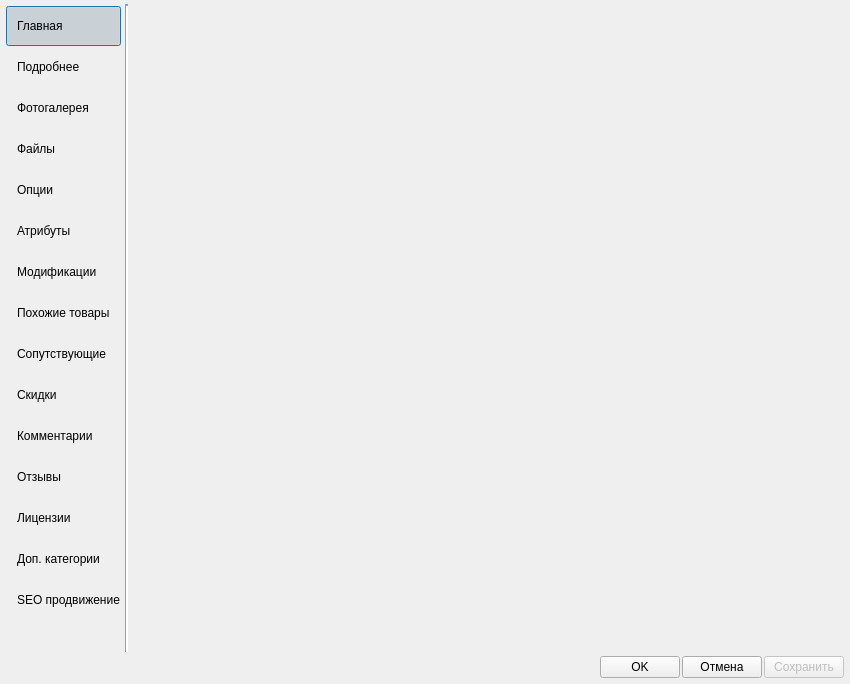
<?xml version="1.0" encoding="UTF-8"?>
<ui version="4.0">
 <class>FormProductCard</class>
 <widget class="QDialog" name="FormProductCard">
  <property name="geometry">
   <rect>
    <x>0</x>
    <y>0</y>
    <width>850</width>
    <height>684</height>
   </rect>
  </property>
  <property name="windowTitle">
   <string>Карточка товара</string>
  </property>
  <layout class="QVBoxLayout" name="verticalLayout">
   <property name="spacing">
    <number>2</number>
   </property>
   <property name="leftMargin">
    <number>4</number>
   </property>
   <property name="topMargin">
    <number>4</number>
   </property>
   <property name="rightMargin">
    <number>4</number>
   </property>
   <property name="bottomMargin">
    <number>4</number>
   </property>
   <item>
    <layout class="QHBoxLayout" name="horizontalLayout_2">
     <property name="spacing">
      <number>2</number>
     </property>
     <item>
      <widget class="QFrame" name="frame">
       <property name="maximumSize">
        <size>
         <width>160</width>
         <height>16777215</height>
        </size>
       </property>
       <property name="autoFillBackground">
        <bool>false</bool>
       </property>
       <property name="frameShape">
        <enum>QFrame::NoFrame</enum>
       </property>
       <property name="frameShadow">
        <enum>QFrame::Sunken</enum>
       </property>
       <layout class="QVBoxLayout" name="verticalLayout_3">
        <property name="spacing">
         <number>1</number>
        </property>
        <property name="leftMargin">
         <number>2</number>
        </property>
        <property name="topMargin">
         <number>2</number>
        </property>
        <property name="rightMargin">
         <number>2</number>
        </property>
        <property name="bottomMargin">
         <number>2</number>
        </property>
        <item>
         <widget class="QPushButton" name="pushButtonMainInfo">
          <property name="minimumSize">
           <size>
            <width>0</width>
            <height>40</height>
           </size>
          </property>
          <property name="baseSize">
           <size>
            <width>0</width>
            <height>0</height>
           </size>
          </property>
          <property name="toolTipDuration">
           <number>-1</number>
          </property>
          <property name="styleSheet">
           <string notr="true">text-align: left;
padding-left: 10px;</string>
          </property>
          <property name="text">
           <string>Главная</string>
          </property>
          <property name="checkable">
           <bool>true</bool>
          </property>
          <property name="checked">
           <bool>true</bool>
          </property>
          <property name="autoRepeatInterval">
           <number>0</number>
          </property>
          <property name="flat">
           <bool>true</bool>
          </property>
          <attribute name="buttonGroup">
           <string notr="true">buttonGroup</string>
          </attribute>
         </widget>
        </item>
        <item>
         <widget class="QPushButton" name="pushButtonMore">
          <property name="minimumSize">
           <size>
            <width>0</width>
            <height>40</height>
           </size>
          </property>
          <property name="baseSize">
           <size>
            <width>0</width>
            <height>0</height>
           </size>
          </property>
          <property name="toolTipDuration">
           <number>-1</number>
          </property>
          <property name="styleSheet">
           <string notr="true">text-align: left;
padding-left: 10px;</string>
          </property>
          <property name="text">
           <string>Подробнее</string>
          </property>
          <property name="checkable">
           <bool>true</bool>
          </property>
          <property name="checked">
           <bool>false</bool>
          </property>
          <property name="autoRepeatInterval">
           <number>1</number>
          </property>
          <property name="flat">
           <bool>true</bool>
          </property>
          <attribute name="buttonGroup">
           <string notr="true">buttonGroup</string>
          </attribute>
         </widget>
        </item>
        <item>
         <widget class="QPushButton" name="pushButtonPictures">
          <property name="minimumSize">
           <size>
            <width>0</width>
            <height>40</height>
           </size>
          </property>
          <property name="baseSize">
           <size>
            <width>0</width>
            <height>0</height>
           </size>
          </property>
          <property name="toolTipDuration">
           <number>-1</number>
          </property>
          <property name="styleSheet">
           <string notr="true">text-align: left;
padding-left: 10px;</string>
          </property>
          <property name="text">
           <string>Фотогалерея</string>
          </property>
          <property name="checkable">
           <bool>true</bool>
          </property>
          <property name="autoRepeatInterval">
           <number>2</number>
          </property>
          <property name="flat">
           <bool>true</bool>
          </property>
          <attribute name="buttonGroup">
           <string notr="true">buttonGroup</string>
          </attribute>
         </widget>
        </item>
        <item>
         <widget class="QPushButton" name="pushButtonFiles">
          <property name="minimumSize">
           <size>
            <width>0</width>
            <height>40</height>
           </size>
          </property>
          <property name="baseSize">
           <size>
            <width>0</width>
            <height>0</height>
           </size>
          </property>
          <property name="toolTipDuration">
           <number>3</number>
          </property>
          <property name="styleSheet">
           <string notr="true">text-align: left;
padding-left: 10px;</string>
          </property>
          <property name="text">
           <string>Файлы</string>
          </property>
          <property name="checkable">
           <bool>true</bool>
          </property>
          <property name="autoRepeatInterval">
           <number>3</number>
          </property>
          <property name="flat">
           <bool>true</bool>
          </property>
          <attribute name="buttonGroup">
           <string notr="true">buttonGroup</string>
          </attribute>
         </widget>
        </item>
        <item>
         <widget class="QPushButton" name="pushButtonOptions">
          <property name="minimumSize">
           <size>
            <width>0</width>
            <height>40</height>
           </size>
          </property>
          <property name="baseSize">
           <size>
            <width>0</width>
            <height>0</height>
           </size>
          </property>
          <property name="toolTipDuration">
           <number>3</number>
          </property>
          <property name="styleSheet">
           <string notr="true">text-align: left;
padding-left: 10px;</string>
          </property>
          <property name="text">
           <string>Опции</string>
          </property>
          <property name="checkable">
           <bool>true</bool>
          </property>
          <property name="autoRepeatInterval">
           <number>3</number>
          </property>
          <property name="flat">
           <bool>true</bool>
          </property>
          <attribute name="buttonGroup">
           <string notr="true">buttonGroup</string>
          </attribute>
         </widget>
        </item>
        <item>
         <widget class="QPushButton" name="pushButtonSpecifications">
          <property name="minimumSize">
           <size>
            <width>0</width>
            <height>40</height>
           </size>
          </property>
          <property name="baseSize">
           <size>
            <width>0</width>
            <height>0</height>
           </size>
          </property>
          <property name="toolTipDuration">
           <number>3</number>
          </property>
          <property name="styleSheet">
           <string notr="true">text-align: left;
padding-left: 10px;</string>
          </property>
          <property name="text">
           <string>Атрибуты</string>
          </property>
          <property name="checkable">
           <bool>true</bool>
          </property>
          <property name="autoRepeatInterval">
           <number>3</number>
          </property>
          <property name="flat">
           <bool>true</bool>
          </property>
          <attribute name="buttonGroup">
           <string notr="true">buttonGroup</string>
          </attribute>
         </widget>
        </item>
        <item>
         <widget class="QPushButton" name="pushButtonModifications">
          <property name="minimumSize">
           <size>
            <width>0</width>
            <height>40</height>
           </size>
          </property>
          <property name="baseSize">
           <size>
            <width>0</width>
            <height>0</height>
           </size>
          </property>
          <property name="toolTipDuration">
           <number>3</number>
          </property>
          <property name="styleSheet">
           <string notr="true">text-align: left;
padding-left: 10px;</string>
          </property>
          <property name="text">
           <string>Модификации</string>
          </property>
          <property name="checkable">
           <bool>true</bool>
          </property>
          <property name="autoRepeatInterval">
           <number>3</number>
          </property>
          <property name="flat">
           <bool>true</bool>
          </property>
          <attribute name="buttonGroup">
           <string notr="true">buttonGroup</string>
          </attribute>
         </widget>
        </item>
        <item>
         <widget class="QPushButton" name="pushButtonSameGoods">
          <property name="minimumSize">
           <size>
            <width>0</width>
            <height>40</height>
           </size>
          </property>
          <property name="baseSize">
           <size>
            <width>0</width>
            <height>0</height>
           </size>
          </property>
          <property name="styleSheet">
           <string notr="true">text-align: left;
padding-left: 10px;</string>
          </property>
          <property name="text">
           <string>Похожие товары</string>
          </property>
          <property name="checkable">
           <bool>true</bool>
          </property>
          <property name="autoRepeatInterval">
           <number>4</number>
          </property>
          <property name="flat">
           <bool>true</bool>
          </property>
          <attribute name="buttonGroup">
           <string notr="true">buttonGroup</string>
          </attribute>
         </widget>
        </item>
        <item>
         <widget class="QPushButton" name="pushButtonAccompGoods">
          <property name="minimumSize">
           <size>
            <width>0</width>
            <height>40</height>
           </size>
          </property>
          <property name="baseSize">
           <size>
            <width>0</width>
            <height>0</height>
           </size>
          </property>
          <property name="styleSheet">
           <string notr="true">text-align: left;
padding-left: 10px;</string>
          </property>
          <property name="text">
           <string>Сопутствующие</string>
          </property>
          <property name="checkable">
           <bool>true</bool>
          </property>
          <property name="autoRepeatInterval">
           <number>5</number>
          </property>
          <property name="flat">
           <bool>true</bool>
          </property>
          <attribute name="buttonGroup">
           <string notr="true">buttonGroup</string>
          </attribute>
         </widget>
        </item>
        <item>
         <widget class="QPushButton" name="pushButtonDiscounts">
          <property name="minimumSize">
           <size>
            <width>0</width>
            <height>40</height>
           </size>
          </property>
          <property name="baseSize">
           <size>
            <width>0</width>
            <height>0</height>
           </size>
          </property>
          <property name="styleSheet">
           <string notr="true">text-align: left;
padding-left: 10px;</string>
          </property>
          <property name="text">
           <string>Скидки</string>
          </property>
          <property name="checkable">
           <bool>true</bool>
          </property>
          <property name="autoRepeatInterval">
           <number>6</number>
          </property>
          <property name="flat">
           <bool>true</bool>
          </property>
          <attribute name="buttonGroup">
           <string notr="true">buttonGroup</string>
          </attribute>
         </widget>
        </item>
        <item>
         <widget class="QPushButton" name="pushButtonComment">
          <property name="minimumSize">
           <size>
            <width>0</width>
            <height>40</height>
           </size>
          </property>
          <property name="baseSize">
           <size>
            <width>0</width>
            <height>0</height>
           </size>
          </property>
          <property name="styleSheet">
           <string notr="true">text-align: left;
padding-left: 10px;</string>
          </property>
          <property name="text">
           <string>Комментарии</string>
          </property>
          <property name="checkable">
           <bool>true</bool>
          </property>
          <property name="autoRepeatInterval">
           <number>7</number>
          </property>
          <property name="flat">
           <bool>true</bool>
          </property>
          <attribute name="buttonGroup">
           <string notr="true">buttonGroup</string>
          </attribute>
         </widget>
        </item>
        <item>
         <widget class="QPushButton" name="pushButtonFeedback">
          <property name="minimumSize">
           <size>
            <width>0</width>
            <height>40</height>
           </size>
          </property>
          <property name="baseSize">
           <size>
            <width>0</width>
            <height>0</height>
           </size>
          </property>
          <property name="styleSheet">
           <string notr="true">text-align: left;
padding-left: 10px;</string>
          </property>
          <property name="text">
           <string>Отзывы</string>
          </property>
          <property name="checkable">
           <bool>true</bool>
          </property>
          <property name="autoRepeatInterval">
           <number>7</number>
          </property>
          <property name="flat">
           <bool>true</bool>
          </property>
          <attribute name="buttonGroup">
           <string notr="true">buttonGroup</string>
          </attribute>
         </widget>
        </item>
        <item>
         <widget class="QPushButton" name="pushButtonLicenses">
          <property name="minimumSize">
           <size>
            <width>0</width>
            <height>40</height>
           </size>
          </property>
          <property name="baseSize">
           <size>
            <width>0</width>
            <height>0</height>
           </size>
          </property>
          <property name="styleSheet">
           <string notr="true">text-align: left;
padding-left: 10px;</string>
          </property>
          <property name="text">
           <string>Лицензии</string>
          </property>
          <property name="checkable">
           <bool>true</bool>
          </property>
          <property name="autoRepeatInterval">
           <number>8</number>
          </property>
          <property name="flat">
           <bool>true</bool>
          </property>
          <attribute name="buttonGroup">
           <string notr="true">buttonGroup</string>
          </attribute>
         </widget>
        </item>
        <item>
         <widget class="QPushButton" name="pushButtonCrossGroups">
          <property name="minimumSize">
           <size>
            <width>0</width>
            <height>40</height>
           </size>
          </property>
          <property name="baseSize">
           <size>
            <width>0</width>
            <height>0</height>
           </size>
          </property>
          <property name="styleSheet">
           <string notr="true">text-align: left;
padding-left: 10px;</string>
          </property>
          <property name="text">
           <string>Доп. категории</string>
          </property>
          <property name="checkable">
           <bool>true</bool>
          </property>
          <property name="autoRepeatInterval">
           <number>9</number>
          </property>
          <property name="flat">
           <bool>true</bool>
          </property>
          <attribute name="buttonGroup">
           <string notr="true">buttonGroup</string>
          </attribute>
         </widget>
        </item>
        <item>
         <widget class="QPushButton" name="pushButtonSEO">
          <property name="minimumSize">
           <size>
            <width>0</width>
            <height>40</height>
           </size>
          </property>
          <property name="baseSize">
           <size>
            <width>0</width>
            <height>0</height>
           </size>
          </property>
          <property name="styleSheet">
           <string notr="true">text-align: left;
padding-left: 10px;</string>
          </property>
          <property name="text">
           <string>SEO продвижение</string>
          </property>
          <property name="checkable">
           <bool>true</bool>
          </property>
          <property name="autoRepeatInterval">
           <number>10</number>
          </property>
          <property name="flat">
           <bool>true</bool>
          </property>
          <attribute name="buttonGroup">
           <string notr="true">buttonGroup</string>
          </attribute>
         </widget>
        </item>
        <item>
         <spacer name="verticalSpacer_3">
          <property name="orientation">
           <enum>Qt::Vertical</enum>
          </property>
          <property name="sizeHint" stdset="0">
           <size>
            <width>20</width>
            <height>19</height>
           </size>
          </property>
         </spacer>
        </item>
       </layout>
      </widget>
     </item>
     <item>
      <widget class="Line" name="line">
       <property name="lineWidth">
        <number>2</number>
       </property>
       <property name="orientation">
        <enum>Qt::Vertical</enum>
       </property>
      </widget>
     </item>
     <item>
      <widget class="QStackedWidget" name="stackedWidget">
       <property name="currentIndex">
        <number>-1</number>
       </property>
      </widget>
     </item>
    </layout>
   </item>
   <item>
    <layout class="QHBoxLayout" name="horizontalLayout">
     <property name="leftMargin">
      <number>2</number>
     </property>
     <property name="topMargin">
      <number>2</number>
     </property>
     <property name="rightMargin">
      <number>2</number>
     </property>
     <property name="bottomMargin">
      <number>2</number>
     </property>
     <item>
      <spacer name="horizontalSpacer">
       <property name="orientation">
        <enum>Qt::Horizontal</enum>
       </property>
       <property name="sizeHint" stdset="0">
        <size>
         <width>40</width>
         <height>20</height>
        </size>
       </property>
      </spacer>
     </item>
     <item>
      <widget class="QPushButton" name="buttonOK">
       <property name="enabled">
        <bool>true</bool>
       </property>
       <property name="sizePolicy">
        <sizepolicy hsizetype="Preferred" vsizetype="Fixed">
         <horstretch>0</horstretch>
         <verstretch>0</verstretch>
        </sizepolicy>
       </property>
       <property name="minimumSize">
        <size>
         <width>0</width>
         <height>0</height>
        </size>
       </property>
       <property name="maximumSize">
        <size>
         <width>16777215</width>
         <height>16777215</height>
        </size>
       </property>
       <property name="baseSize">
        <size>
         <width>0</width>
         <height>50</height>
        </size>
       </property>
       <property name="text">
        <string>OK</string>
       </property>
       <property name="iconSize">
        <size>
         <width>24</width>
         <height>24</height>
        </size>
       </property>
       <property name="flat">
        <bool>false</bool>
       </property>
      </widget>
     </item>
     <item>
      <widget class="QPushButton" name="buttonCancel">
       <property name="sizePolicy">
        <sizepolicy hsizetype="Preferred" vsizetype="Fixed">
         <horstretch>0</horstretch>
         <verstretch>0</verstretch>
        </sizepolicy>
       </property>
       <property name="minimumSize">
        <size>
         <width>0</width>
         <height>0</height>
        </size>
       </property>
       <property name="maximumSize">
        <size>
         <width>16777215</width>
         <height>16777215</height>
        </size>
       </property>
       <property name="text">
        <string>Отмена</string>
       </property>
       <property name="iconSize">
        <size>
         <width>24</width>
         <height>24</height>
        </size>
       </property>
       <property name="flat">
        <bool>false</bool>
       </property>
      </widget>
     </item>
     <item>
      <widget class="QPushButton" name="buttonSave">
       <property name="enabled">
        <bool>false</bool>
       </property>
       <property name="sizePolicy">
        <sizepolicy hsizetype="Preferred" vsizetype="Fixed">
         <horstretch>0</horstretch>
         <verstretch>0</verstretch>
        </sizepolicy>
       </property>
       <property name="minimumSize">
        <size>
         <width>0</width>
         <height>0</height>
        </size>
       </property>
       <property name="maximumSize">
        <size>
         <width>16777215</width>
         <height>16777215</height>
        </size>
       </property>
       <property name="baseSize">
        <size>
         <width>0</width>
         <height>50</height>
        </size>
       </property>
       <property name="text">
        <string>Сохранить</string>
       </property>
       <property name="iconSize">
        <size>
         <width>24</width>
         <height>24</height>
        </size>
       </property>
       <property name="flat">
        <bool>false</bool>
       </property>
      </widget>
     </item>
    </layout>
   </item>
  </layout>
 </widget>
 <resources/>
 <connections/>
 <buttongroups>
  <buttongroup name="buttonGroup"/>
 </buttongroups>
</ui>
